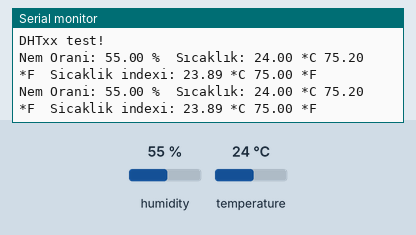
Bench run of a sketch on a simulated Arduino Uno, built with avr-gcc and run on an emulated ATmega328P. Parts: the last lines printed to the serial monitor. The test bench sets the inputs (shaded band); at power-on: humidity 55 %, temperature 24 °C.

Above: at 4.8 s.
4.9 s: humidity set to 22 %
At 7.1 s:
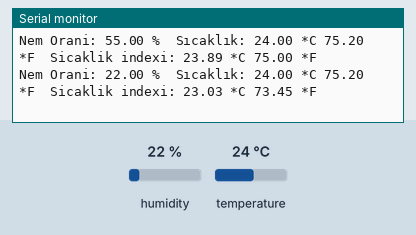
7.9 s: temperature set to 12 °C
At 9.5 s:
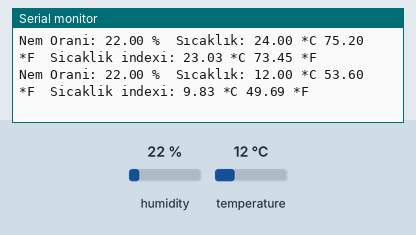
10.9 s: humidity set to 40 %
At 13.3 s:
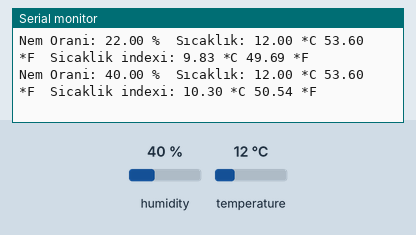
Timing chart, 0 to 14.8 s (numbered marks = the images above; inputs shaded):
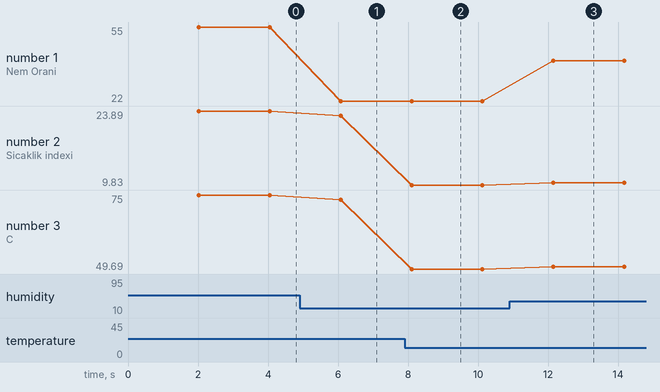

Measured:
- after the input at 4.9 s, the serial monitor: prints a new line after 1.2 s (image 1)
- after the input at 7.9 s, the serial monitor: prints a new line after 0.20 s (image 2)
- after the input at 10.9 s, the serial monitor: prints a new line after 1.3 s (image 3)
- plotted number 1: 55 → 22 after the input at 4.9 s, 22 → 40 after the input at 10.9 s
- plotted number 2: 23.89 → 23.03 after the input at 4.9 s, 23.03 → 9.83 after the input at 7.9 s, 9.83 → 10.3 after the input at 10.9 s
- plotted number 3: 75 → 73.45 after the input at 4.9 s, 73.45 → 49.69 after the input at 7.9 s, 49.69 → 50.54 after the input at 10.9 s

The sketch:

DHTkullanimi.ino
```cpp
/*

  Sensörün kullanımı için öncelikle sensörün bağlantısını gerçekleştirmeniz gerekmektedir.
  Sensörün bağlantında - 3 bacaklı DHT modülü için anlatım yapılacaktır - sensör size dönük haldeyken
  soldaki bacak Sinyal bacağı, ortadaki bacak VCC yani güç bacağı, sağdaki bacak ise GND yani toprak
  hattı bacağınızdır.

  Sensörün kullanımı için sinyal bacağını PWM sinyali veren bir digital pine, VCC bacağını 3V'a, GND
  bacağını ise NodeMCU üzerindeki herhangi bir GND pinine bağlayabilirsiniz.

*/

// Kütüptanemize attığımız DHT.h dosyamızı projemize dahil ediyoruz.
#include "DHT.h"

#define DHTPIN 2             // Sensörümüzün sinyal bacağının bağlı olduğu pini belirliyoruz.
#define DHTTYPE DHT11        // DHT 11 kullanacağımız için tipimizi belirliyoruz.
                             // DHT 22 veya DHT 21 tipi sensörleri olanlar burayı o ayara göre düzenleyebilirler.

DHT dht(DHTPIN, DHTTYPE);    // Kütüphane içerisinden kendimize bir sınıf oluşturarak kullanmaya başlıyoruz.
                             // Küçük şekilde yazılan dht kısmını istediğiniz şekilde değiştirebilirsiniz.

void setup() {

  Serial.begin(115200);      // Serial Monitörümüzü başlatıyoruz.

  Serial.println("DHTxx test!");
  dht.begin();               // DHT sınıfımızı başlatıyoruz.
}

void loop() {

  delay(2000);               // Ölçümler arasındaki değişimleri daha iyi görebilmek için bir geçikme veriyoruz.

  /* Nem oranın ölçümü */
  float h = dht.readHumidity();
  /* Sıcaklık değerinin Celcius cinsinden ölçümü */
  float t = dht.readTemperature();
  /* Sıcaklık değerinin Fahrenheit cinsinden ölçümü */
  float f = dht.readTemperature(true);

  /* Ölçümde hata olup olmadının kontrolünü yapıyoruz. */
  if (isnan(h) || isnan(t) || isnan(f)) {
    Serial.println("DHT sensorunun olcumunde hata oldu!");
    return;
  }

  /* Sıcaklık indexinin Fahrenheit cinsinden değeri */
  float hif = dht.computeHeatIndex(f, h);
  /* Sıcaklık indexinin Celcius cinsinden değeri */
  float hic = dht.computeHeatIndex(t, h, false);

  Serial.print("Nem Orani: ");
  Serial.print(h);
  Serial.print(" %\t");
  Serial.print("Sıcaklık: ");
  Serial.print(t);
  Serial.print(" *C ");
  Serial.print(f);
  Serial.print(" *F\t");
  Serial.print("Sicaklik indexi: ");
  Serial.print(hic);
  Serial.print(" *C ");
  Serial.print(hif);
  Serial.println(" *F");

}
```
